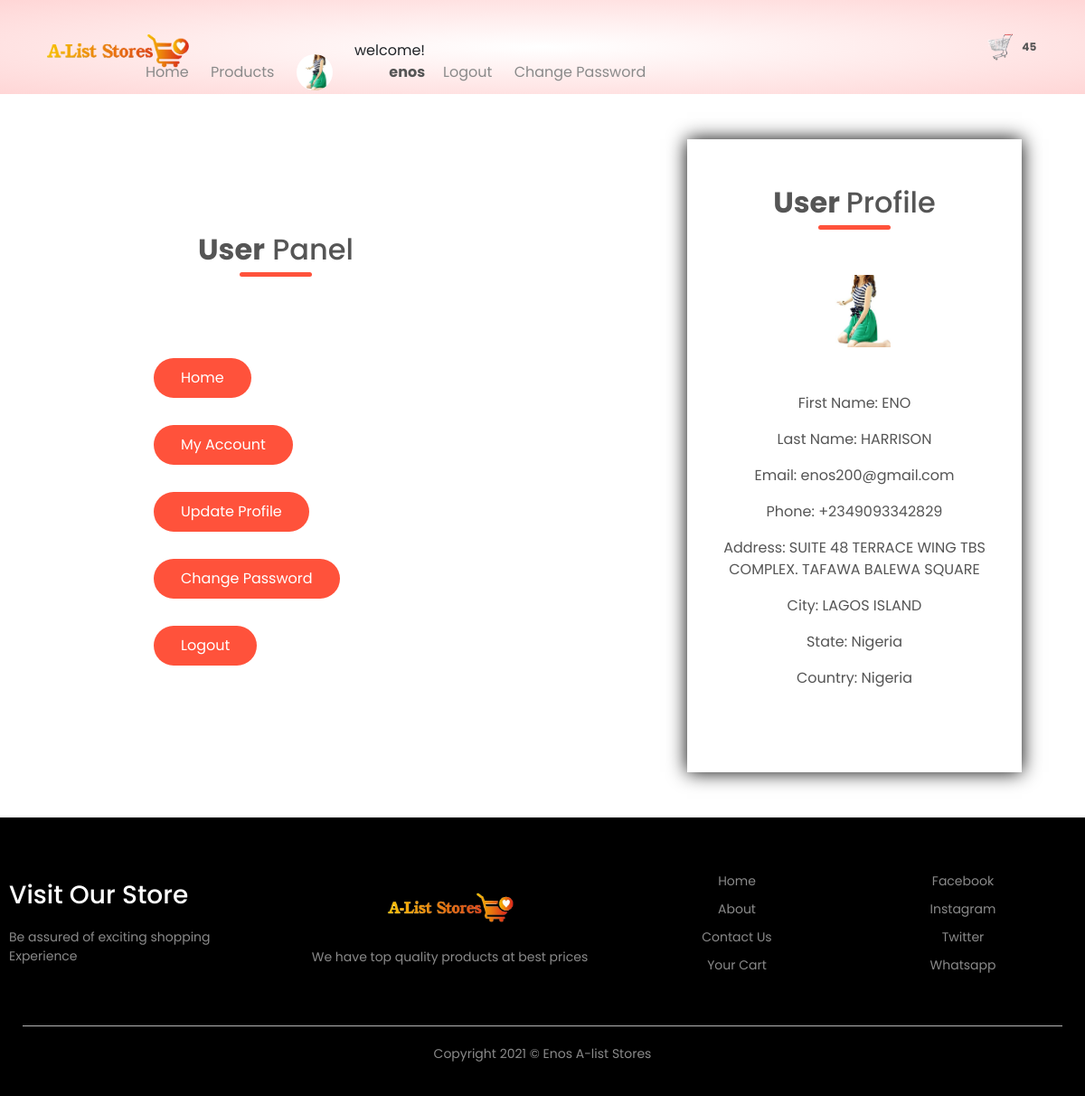
Screenshot of /user/ (signed in) with the database file from the repository.
### home/models.py (models this page shows, shortened)
class Setting(models.Model):
    STATUS =(
        ('True', 'True'),
        ('False', 'False'),
    )
    title = models.CharField(max_length=100)
    keywords = models.CharField(max_length=255)
    description = models.CharField(max_length=255, null=True)
    company = models.CharField(max_length=50, null=True)
    address = models.CharField(max_length=100)
    phone = models.CharField( null=True, max_length=15)
    email = models.CharField(blank=True, max_length=50)
    icon = models.ImageField(blank=True,null=True,  upload_to='images/')
    logo = models.ImageField(blank=True,null=True, upload_to='images/')
    cart_icon = models.ImageField(blank=True,null=True, upload_to='images/')
    menu_icon = models.ImageField(blank=True,null=True, upload_to='images/')
    facebook = models.CharField(blank=True, max_length=50)
    instagram = models.CharField(blank=True, max_length=50)
    twitter = models.CharField(blank=True, max_length=50)
    created_at = models.DateTimeField(auto_now_add=True)
    updated_at = models.DateTimeField(auto_now=True)
    about =RichTextUploadingField(blank=True)
    about2 =RichTextUploadingField(blank=True, default='aboutto')
    contact =RichTextUploadingField(blank=True)
    status = models.CharField(max_length=10, choices=STATUS)

### user/models.py (models this page shows, shortened)
class UserProfile(models.Model):
    user = models.OneToOneField(User,blank=True, null=True, on_delete=models.CASCADE)
    first_name = models.CharField(blank=True, max_length=20, null= True)
    last_name = models.CharField(blank=True, max_length=20, null= True)
    phone = models.CharField(blank=True, max_length=15)
    address = models.CharField(blank=True, max_length=150)
    city = models.CharField(blank=True, max_length=20)
    state = models.CharField(blank=True, max_length=20)
    country = models.CharField(blank=True, max_length=50)
    zipcode = models.CharField(blank=True, max_length=8)
    image = models.ImageField(blank=True, null=True, upload_to='images/users/', default='defaultpic.jpg')
    def image_tag(self):
        return mark_safe('<img src="{}" height="50"/>'.format(self.image.url))
    image_tag.short_description = 'Image'
    class Meta:
        db_table = 'userprofile'
        managed = True
        verbose_name = 'UserProfile'
        verbose_name_plural = 'UserProfiles'

### user/views.py (the view)
# urls.py: path('', views.index, name = 'index'),
def index(request):
  setting= Setting.objects.get(pk=1)
  profile= UserProfile.objects.get(user__username = request.user.username)
  offer = Product.objects.get(offer=True)
  context = {
    'setting': setting,
    'profile': profile,
    'offer': offer
  }
  return render(request, 'userprofile.html', context)

### home/context_processor.py (called while the page is built)
def cartcount(request):
    cartcount = ShopCart.objects.filter(order_placed=False).filter(user__username=request.user.username)
    total_quantity = 0
    for item in cartcount:
        total_quantity += item.quantity
    context = {'itemcount':total_quantity}
    return context

### user/templates/userprofile.html (shortened to what this page needs)
{% extends 'base.html' %}
{% load static %}
{% block header %} {% include "prod-header.html" %} {% endblock header %}
{% block content %}
    <div class="profiledetails-page">
        <div class="container">
            <div class="row">
                <div class="col-2">
                    <h2  class="title"><strong>User</strong> Panel</h2>
                    <ul class="panel">
                        <li><a class="buttons" href="{% url 'index' %}">Home</a></li>
                        <li><a class="buttons" href="{% url 'user' %}">My Account</a></li>
                        <li><a class="buttons" href="{% url 'userupdate' %}">Update Profile</a></li>
                        <li><a class="buttons" href="{% url 'userpassword' %}">Change Password</a></li>
                        <li><a class="buttons" href="{% url 'logoutfunc' %}">Logout</a></li>
                    </ul>
                </div>
                <div class="col-2">
                    <div class="form-container">
                        <div class="form-buttons">
                            <h2 style="margin-top: 20px;" class="title"><strong>User </strong> Profile </h2>
                        </div>
                        <div class="details">
                            <img src="{{profile.image.url}}" alt="" style="border-radius: 30px; height:180px">
                            <div>
                                <p>First Name:  {{profile.first_name}}</p>
                                <p>Last Name:  {{profile.last_name}}</p>
                                <p>Email:   {{profile.user.email}}</p>
                                <p>Phone:  {{profile.phone}}</p>
                                <p>Address:  {{profile.address}}</p>
                                <p>City:  {{profile.city}}</p>
                                <p>State:  {{profile.state}}</p>
                                <p>Country:  {{profile.country}}</p>
                            </div>
                        </div>
                    </div>
                </div>
            </div>
        </div>
    </div>
   {% endblock content %}
   {% block footer %}  {% include "footer.html" %} {% endblock footer %}

### home/templates/prod-header.html (shortened to what this page needs)
<div class="headermain">
    <div class="container">
        <div class="header">
            <div class="logo">
                <a href="{% url 'index' %}"><img src="{{setting.logo.url}}" alt="company logo here"></a>
            </div>
            <div class="navbar">
                <ul id="MenuItems">
                        <li><a href="{% url 'index' %}">Home</a></li>
                        <li><a href="{% url 'category' %}">Products</a></li>
                    {% if user.id is not None %}
                        <li><a href="{% url 'user' %}"><img src="{{profile.image.url}}" alt="" style="border-radius: 30px; height:40px"></a></li>
                        <li>
                           welcome!<a href="{% url 'user' %}">
                                {% if request.user.first_name %}
                                    <p><strong> {{request.user.first_name}}</strong></p>
                                {% else %}
                                    <p><strong>{{request.user.username}}</strong></p>
                                {% endif %}
                           </a>
                        <li><a href="{% url 'logoutfunc' %}">Logout</a></li>
                        <li><a href="">Change Password</a></li>
                    {% else %}
                        <li><a href="{% url 'accountform' %}">Account</a></li>
                    {% endif %}
                </ul>
            </div>
            <a href="{% url 'order:shopcart' %}"><img src="{{setting.cart_icon.url}}" alt="shop cart" width="30px" height="30px">
                {% if itemcount > 0 %}
                    <span class="badge red z-depth-1 mr-1">{{ itemcount }}</span>
                {% else %}
                    <span class="badge red z-depth-1 mr-1">0</span>
                {% endif %}
            </a>
        </div>
    </div>
</div>

### home/templates/footer.html
 <div class="footer">
    <div class="container">
        <div class="row">
            <div class="footer-col-1">
                <h3>Visit Our Store</h3>
                <p>Be assured of exciting shopping Experience </p>
            </div>
            <div class="footer-col-2">
                <a href="{% url 'index' %}"><img src="{{setting.logo.url}}"></a>
                <p>We have top quality products at best prices</p>
            </div>
            <div class="footer-col-3">
                <ul>
                    <li><a href="{% url 'index' %}">Home</a></li>
                    <li><a href="{% url 'about' %}">About</a></li>
                    <li><a href="{% url 'contact' %}">Contact Us</a></li>
                    <li><a href="">Your Cart</a></li>
                </ul>
            </div>
            <div class="footer-col-4">
                <ul>
                    <li><a href="">Facebook</a></li>
                    <li><a href="">Instagram</a></li>
                    <li><a href="">Twitter</a></li>
                    <li><a href="">Whatsapp</a></li>
                </ul>
            </div>
        </div>
        <hr>
        <p class="copyright">Copyright 2021 &copy; Enos A-list Stores</p>
    </div>
</div>

### home/static/css/main.css (style rules this page uses)
* { padding: 0; margin: 0; box-sizing: border-box; }
body { font-family: 'Poppins', sans-serif; }
.headermain { background: radial-gradient(#fff, #ffd6d6); }
.container { max-width: 1300px; margin: auto; padding: 0 25px; }
.header { display: flex; align-items: center; padding: 20px; }
.logo { width: 100px; }
.logo img { width: 170px; }
.navbar { flex: 1; text-align: right; }
.navbar li { display: inline-block; margin-right: 20px; }
a { text-decoration: none; color: #555; }
p { color: #555; }
.row { display: flex; align-items: center; flex-wrap: wrap; justify-content: space-around; }
.col-2 { flex-basis: 50%; min-width: 300px; }
.col-2 img { max-width: 100%; padding: 50px 0; }
.buttons { display: inline-block; background: #ff523b; color: white; text-decoration: none; padding: 8px 30px; margin: 30px 0; border-radius: 30px; }
.title { text-align: center; margin: 0 auto 80px; position: relative; line-height: 60px; color: #555; }
.title::after { content: ''; background: #ff523b; width: 80px; height: 5px; border-radius: 5px; position: absolute; bottom: 0; left: 50%; transform: translateX(-50%); }
.footer { background: black; color: #8a8a8a; font-size: 14px; padding: 60px 0 20px; }
.footer p { color: #8a8a8a; }
.footer h3 { color: white; margin-bottom: 20px; }
.footer-col-1, .footer-col-2, .footer-col-3, .footer-col-4 { min-width: 250px; margin-bottom: 20px; }
.footer-col-1 { flex-basis: 25%; }
.footer-col-2 { flex: 1; text-align: center; }
.footer-col-2 img { width: 150px; margin-bottom: 20px; }
.footer-col-3, .footer-col-4 { flex-basis: 20%; text-align: center; }
ul { list-style-type: none; }
ul li { margin-bottom: 10px; }
ul a { text-decoration: none; color: #8a8a8a; }
.footer hr { border: none; background: #b5b5b5; height: 1px; margin: 20px 0; }
.copyright { text-align: center; }
.form-container { background: white; width: 300px; height: 470px; position: relative; text-align: center; padding: 20px 0; margin: auto; box-shadow: 0 0 20px 0 black; overflow: hidden; }
.form-buttons { display: inline-block; }
.panel .buttons { display: inline-block; background: #ff523b; color: white; text-decoration: none; padding: 10px 30px; margin: 10px 0; border-radius: 30px; }
.profiledetails-page { padding: 50px 0px; }
.profiledetails-page .form-container { background: white; width: 370px; height: 700px; position: relative; text-align: center; padding: 20px 0; margin: auto; box-shadow: 0 0 20px 0 black; }
.profiledetails-page .form-container .details { max-width: 100%; padding: 0 20px; position: absolute; top: 100px; transition: 1s; }

### rows the page displays
Setting: logo (picture), cart_icon (picture)
UserProfile: image (picture), first_name "ENO", last_name "HARRISON", user.email "enos200@gmail.com", phone "+2349093342829", address "SUITE 48 TERRACE WING TBS COMPLEX. TAFAWA BALEWA SQUARE", city "LAGOS ISLAND", state "Nigeria", country "Nigeria"

### other values shown
{{ request.user.username }} "enos"
{{ itemcount }} "45"
